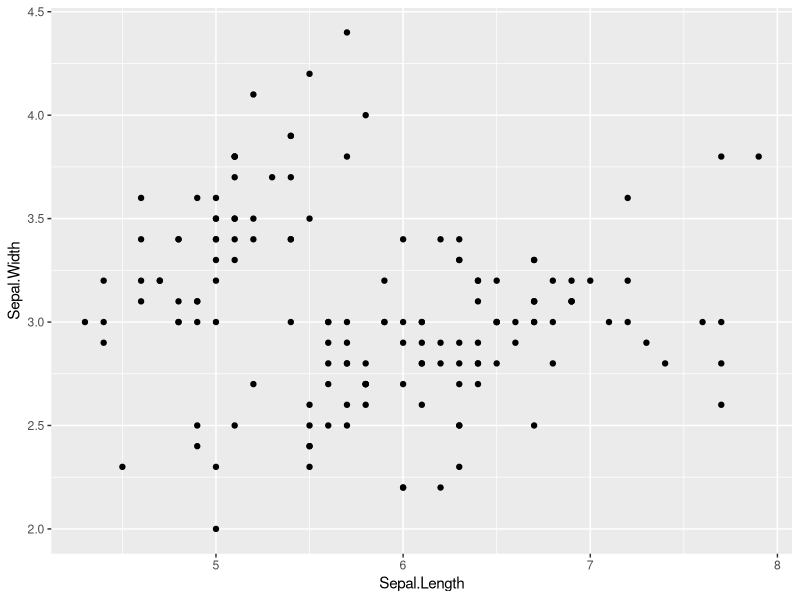
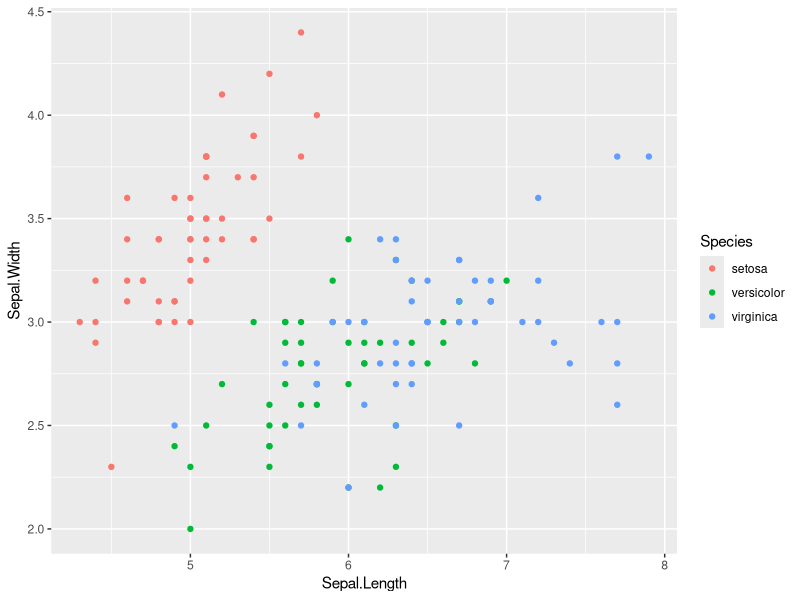
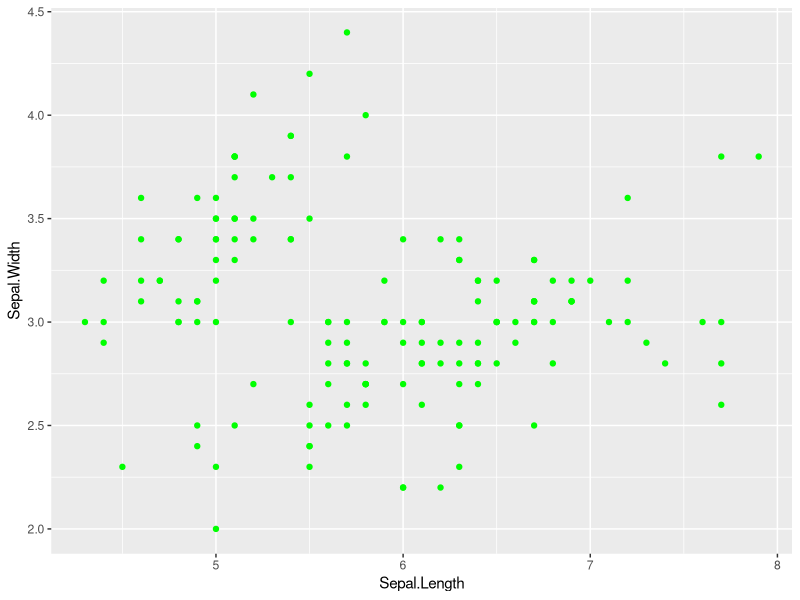
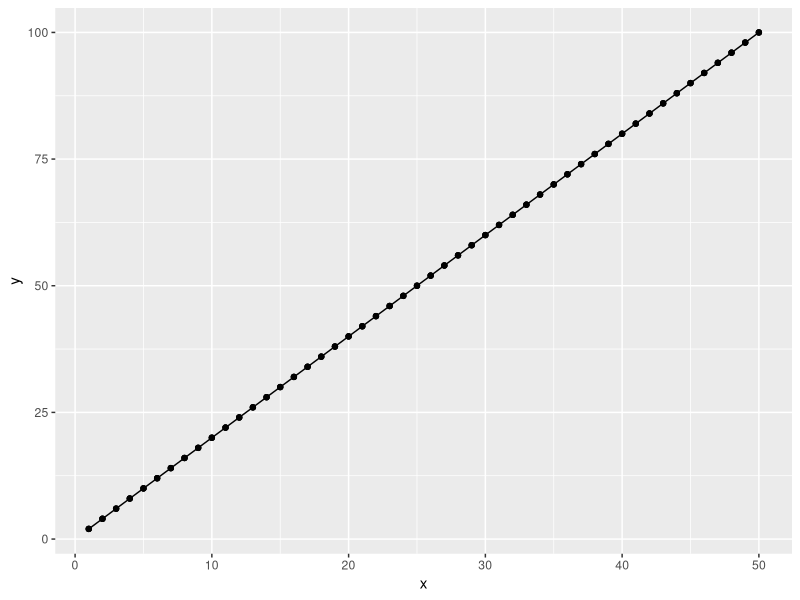
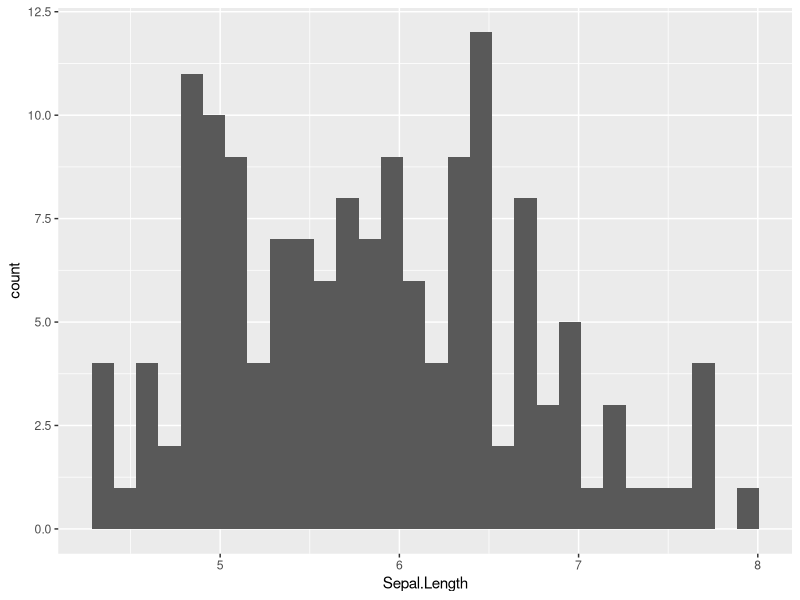
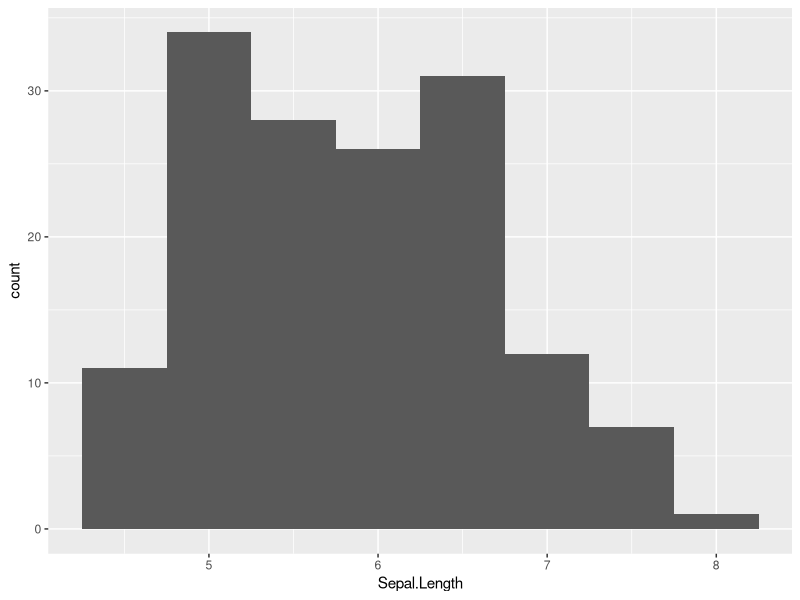
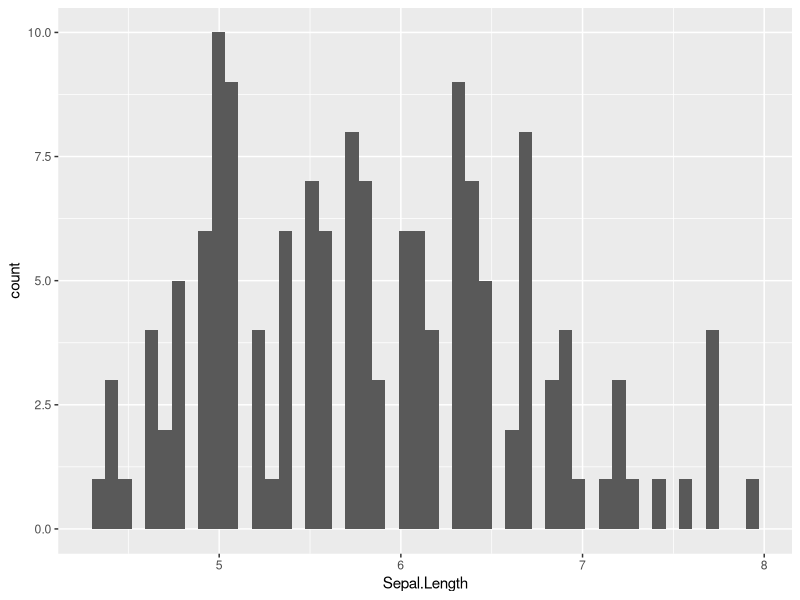
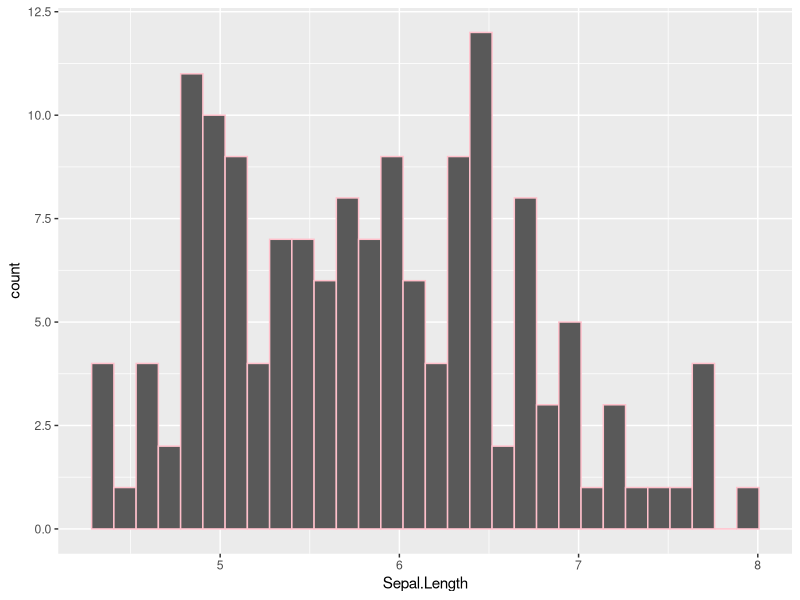

Recreate these plots in R, in order.

# setup -------------------------------------------------------------------
rm(list = ls())
library(tidyverse)
iris <- as_tibble(iris)
# ggplot ------------------------------------------------------------------
##ggplot just prepares the plane for plotting, it does not actually plot

# scatterplot -------------------------------------------------------------

iris %>% 
        ggplot(mapping = aes(x = Sepal.Length,
                             y = Sepal.Width)) +
        geom_point()
##change color by species -- must be within aes()
iris %>% 
        ggplot(mapping = aes(x = Sepal.Length,
                             y = Sepal.Width,
                             color = Species)) +
        geom_point()
##change color uniformly -- must be outside aes()
iris %>% 
        ggplot(mapping = aes(x = Sepal.Length,
                             y = Sepal.Width)) +
        geom_point(color = 'green')

# line --------------------------------------------------------------------

df0 <- tibble(x = rep(1:50, 3),
              y = x * 2)
df0 %>% 
        ggplot(aes(x = x,
                   y = y)) +
        geom_line() +
        geom_point()

# histogram ---------------------------------------------------------------

iris %>% 
        ggplot(aes(x = Sepal.Length)) +
        geom_histogram()

##change bin width
iris %>% 
        ggplot(aes(x = Sepal.Length)) +
        geom_histogram(binwidth = 0.5)

##change how many bins
iris %>% 
        ggplot(aes(x = Sepal.Length)) +
        geom_histogram(bins = 50)
##change the edge color
iris %>% 
        ggplot(aes(x = Sepal.Length)) +
        geom_histogram(color = 'pink')

##change the fill color of the bars
iris %>% 
        ggplot(aes(x = Sepal.Length)) +
        geom_histogram(fill = 'pink',
                       color = 'blue')

# boxplot -----------------------------------------------------------------

iris %>% 
        ggplot(aes(x = Species,
                   y = Sepal.Length)) +
        geom_boxplot()
##change the color of boxes by species
iris %>% 
        ggplot(aes(x = Species,
                   y = Sepal.Length,
                   color = Species)) +
        geom_boxplot()

##change the 'fill' of boxes by species
iris %>% 
        ggplot(aes(x = Species,
                   y = Sepal.Length,
                   fill = Species)) +
        geom_boxplot()

##change the 'fill' and transparency of boxes by species
iris %>% 
        ggplot(aes(x = Species,
                   y = Sepal.Length,
                   fill = Species)) +
        geom_boxplot(alpha = 0.3)


# Practice exercise - 2d density plot -------------------------------------

# Data
a <- data.frame( x=rnorm(20000, 10, 1.9), y=rnorm(20000, 10, 1.2) )
b <- data.frame( x=rnorm(20000, 14.5, 1.9), y=rnorm(20000, 14.5, 1.9) )
c <- data.frame( x=rnorm(20000, 9.5, 1.9), y=rnorm(20000, 15.5, 1.9) )
data <- rbind(a,b,c)


# Basic scatterplot
ggplot(data, aes(x=x, y=y) ) +
        geom_point()
##2D histogram
data %>% 
        ggplot(aes(x=x,
                   y=y)) +
        geom_bin2d() +
        theme_bw()
##with IRIS? Not great haha
#iris %>% 
#ggplot(aes(x = Sepal.Length,
#           y = Sepal.Width)) +
#geom_bin2d() +
#theme_bw()

##2D histogram showing contour only
data %>% 
        ggplot(aes(x=x,
                   y=y)) +
        geom_bin_2d()
# Show the area only
ggplot(data, aes(x=x, y=y) ) +
        stat_density_2d(aes(fill = ..level..), geom = "polygon")

# Using raster
ggplot(data, aes(x=x, y=y) ) +
        stat_density_2d(aes(fill = ..density..), geom = "raster", contour = FALSE) +
        scale_x_continuous(expand = c(0, 0)) +
        scale_y_continuous(expand = c(0, 0)) +
        theme(
                legend.position='none'
        )  

# practice exercise -- violin plot ----------------------------------------

iris %>% 
        ggplot(aes(x = Species,
                   y = Sepal.Length,
                   fill = Species)) +
        geom_violin()
## data visualization example -- good strategy to understand other people's code
#is to go through it line by line 

